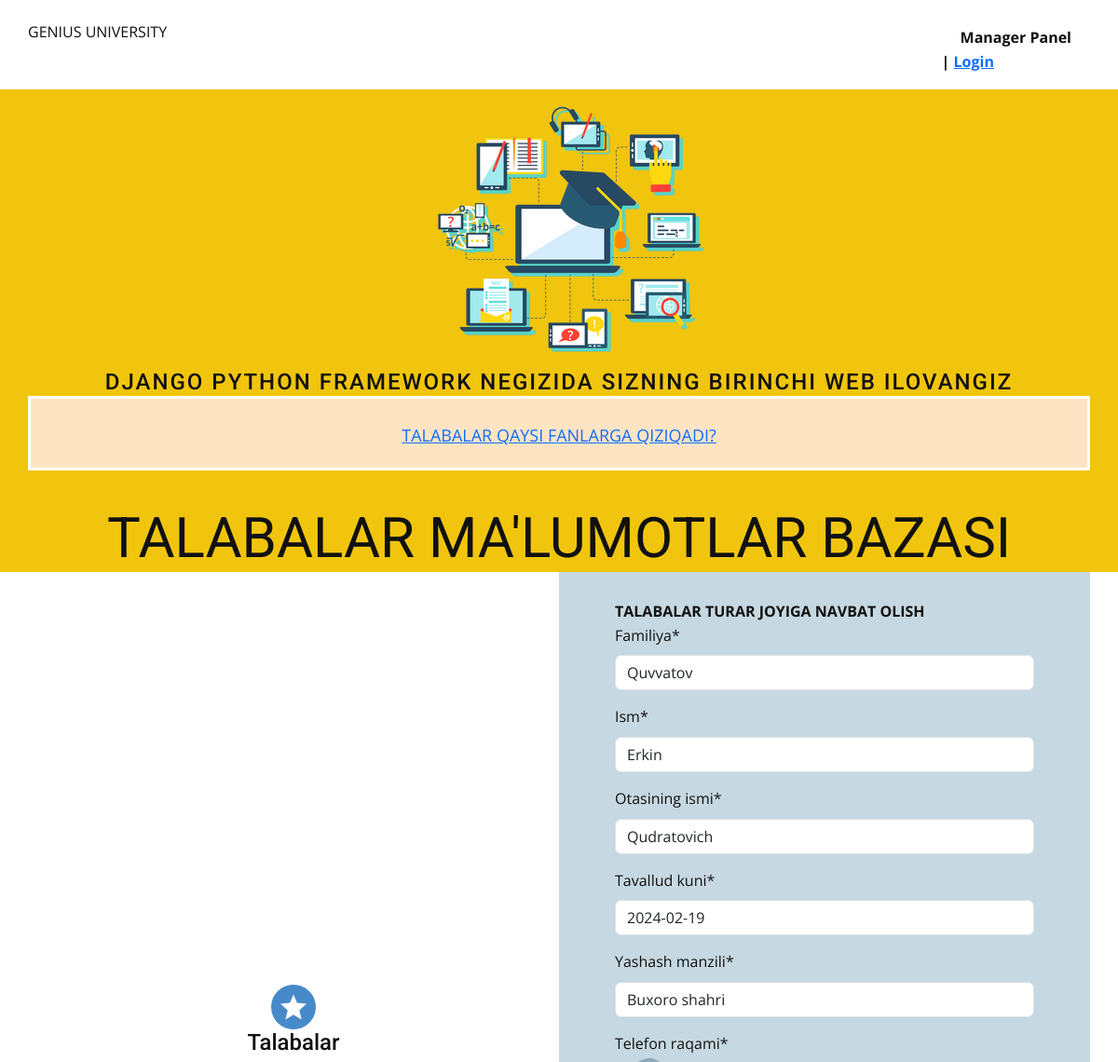
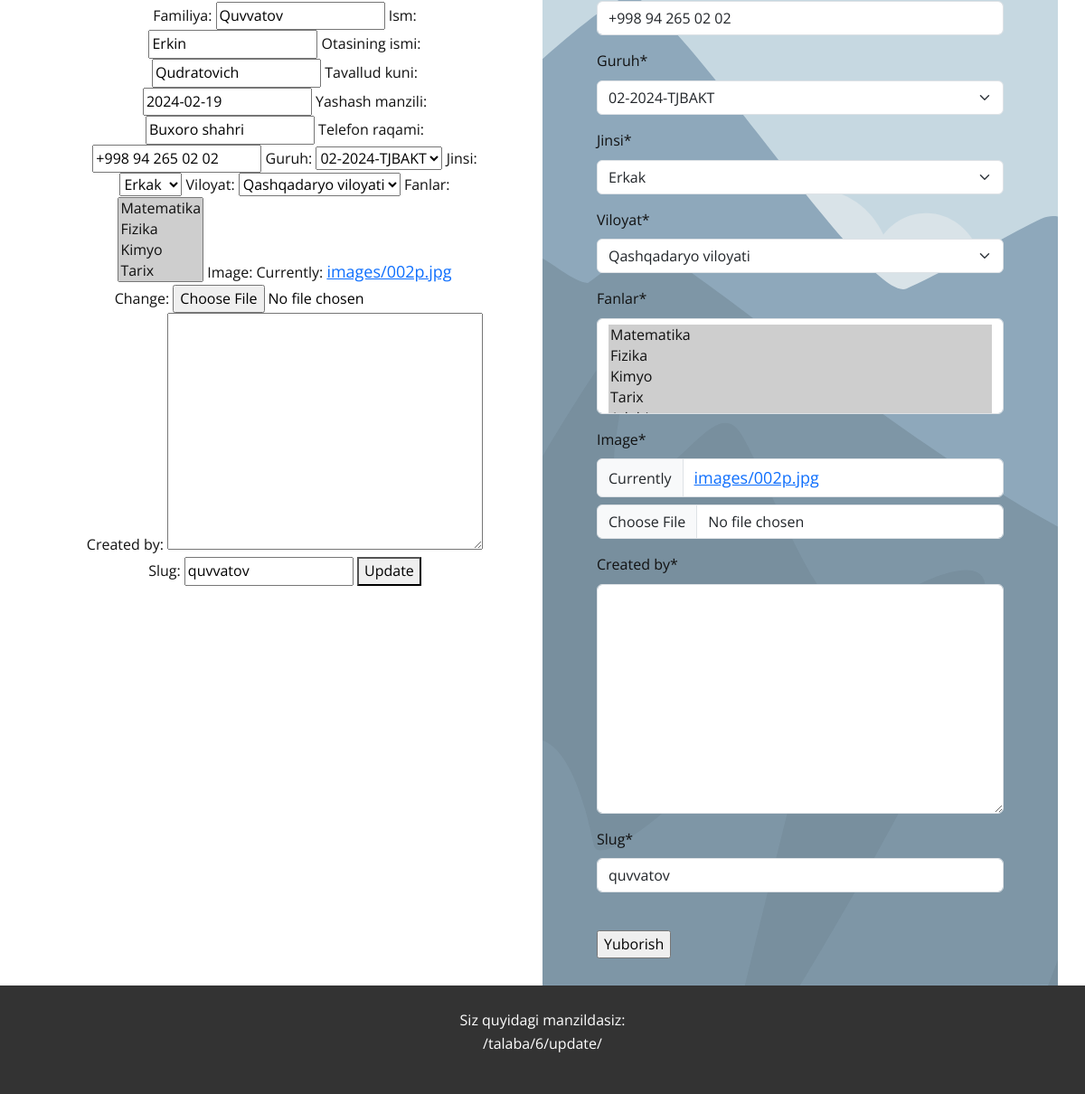
The page /talaba/6/update/ on the database its author committed (2 pictures, top to bottom).
### student/models.py (models this page shows, shortened)
class Talaba(models.Model):
    familiya = models.CharField(max_length=50)
    ism = models.CharField(max_length=50)
    otasining_ismi = models.CharField(max_length=50)
    tavallud_kuni = models.DateField()
    yashash_manzili = models.CharField(max_length=200)
    telefon_raqami = models.CharField(max_length=100)
    guruh = models.ForeignKey('Guruh', on_delete=models.DO_NOTHING, db_column='guruh', related_name='talabalar')
    jinsi = models.ForeignKey('Jinsi', on_delete=models.DO_NOTHING, db_column='jinsi', related_name='talabalar')
    viloyat = models.ForeignKey('Viloyatlar', on_delete=models.DO_NOTHING, db_column='viloyat', related_name='talabalar')
    fanlar = models.ManyToManyField('Fanlar')
    image = models.ImageField(upload_to='images')
    created_by = CurrentUserField()
    slug = models.SlugField()
    class Meta:
        managed = True
        db_table = 'talaba'
        ordering = ["familiya"]
        verbose_name = "Talaba"
        verbose_name_plural = "Talabalar"

### student/views.py (the view)
# urls.py: path('talaba/<int:pk>/update/', TalabaUpdateView.as_view(), name='your_model_update'),
class TalabaUpdateView(UpdateView):
    model = Talaba
    template_name = 'talabalist.html'
    fields = '__all__'
    success_url = reverse_lazy('index')

### student/models.py (called while the page is built)
    def __str__(self):
        return self.fanlar_nomi

    def __str__(self):
        return self.guruh_raqami

    def __str__(self):
        return self.jins

    def __str__(self):
        return self.viloyat_nomi

### student/templates/talabalist.html (shortened to what this page needs)
{% extends 'base.html' %}
{% block 'data' %}
<h4>Talabalar</h4>
<form method="post">
    {{ form }}
    <button type="submit">Update</button>
</form>
{% endblock %}
{% block 'footer' %}
</br> Siz quyidagi manzildasiz: </br>
      {{  request.path  }}</br>
{% endblock %}

### student/templates/base.html (shortened to what this page needs)
{% load static %}
{% load crispy_forms_tags %}
<!DOCTYPE html>
<html style="font-size: 16px;" lang="ru"><head>
    <link rel="stylesheet" href="{% static 'nicepage.css' %}" media="screen">
    <link rel="stylesheet" href="{% static 'main.css' %}" media="screen">
  <link rel="stylesheet" href="https://code.jquery.com/ui/1.13.2/themes/base/jquery-ui.css">
  <link href="https://cdn.jsdelivr.net/npm/bootstrap@5.3.3/dist/css/bootstrap.min.css" rel="stylesheet">
  <meta data-intl-tel-input-cdn-path="intlTelInput/"></head>
  <body data-home-page="https://website6161720.nicepage.io/Главная.html?version=b3ee80cb-ac63-7ad0-20cd-9604ff540ec7" data-home-page-title="Главная" data-path-to-root="./" data-include-products="false" class="u-body u-xl-mode" data-lang="ru"><header class="u-clearfix u-header u-header" id="sec-e7a5"><div class="u-clearfix u-sheet u-valign-middle u-sheet-1">
        <a href="/" class="u-image u-logo u-image-1">GENIUS UNIVERSITY</a>
        <nav class="u-menu u-menu-dropdown u-offcanvas u-menu-1">
          <div class="u-nav-container">
            <ul class="u-nav u-unstyled u-nav-1">
                <li class="u-nav-item"><strong><a class="u-button-style u-nav-link u-text-active-palette-1-base u-text-hover-palette-2-base" href="/manager" style="padding: 10px 20px;">Manager Panel</a> | <a href="{% url 'login' %}">Login</a>
                </strong>
</li>
</ul>
          </div>
        </nav>
      </div></header>
    <section class="u-align-center u-clearfix u-palette-3-base u-section-1" id="sec-db25">
      <div class="u-clearfix u-sheet u-valign-middle u-sheet-1"><img src="{% static 'default-logo.png' %}" width="300px" style="margin-left: 38%;"/>
        <h4 class="u-text u-text-default u-text-1">Django Python Framework negizida Sizning birinchi web ilovangiz</h4>
          <div style="padding-bottom:20px; border-style:solid; border-color: white; background-color: bisque"></br>
            <a href="/fanlar.jspx">TALABALAR QAYSI FANLARGA QIZIQADI?</a></div>
        <h3 class="u-custom-font u-font-abril-fatface u-text u-text-default u-text-2">TALABALAR MA'LUMOTLAR BAZASI
        </h3>
      </div>
    </section>
    <section class="u-clearfix u-section-2" id="sec-ed8f">
      <div class="u-clearfix u-sheet u-sheet-1">
        <div class="data-layout-selected u-clearfix u-expanded-width u-gutter-0 u-layout-wrap u-layout-wrap-1">
          <div class="u-layout">
            <div class="u-layout-row">
              <div class="u-align-center u-container-style u-layout-cell u-left-cell u-size-30 u-size-xs-60 u-white u-layout-cell-1" src="">
                <div class="u-container-layout u-valign-middle u-container-layout-1"><span class="u-icon u-icon-circle u-palette-1-base u-icon-1"><svg class="u-svg-link" preserveAspectRatio="xMidYMin slice" viewBox="0 0 32 32"><use xlink:href="#svg-9a68"></use></svg>
              </span>
                 {% block 'data' %}{% endblock %}
                </div>
              </div>
              <div class="u-container-style u-image u-layout-cell u-right-cell u-size-30 u-size-xs-60 u-image-1" src="" data-image-width="1080" data-image-height="1080">
                <div class="u-container-layout u-valign-middle u-container-layout-2" src="">
                    {% if form %}
                    <strong>TALABALAR TURAR JOYIGA NAVBAT OLISH</strong>
                    <form method="post">
                      {{ form|crispy }}</br>
                      <input type="submit" value="Yuborish">
                      </form>
                      {% endif %}
                </div>
              </div>
            </div>
          </div>
        </div>
      </div>
    </section>
    <footer class="u-align-center u-clearfix u-footer u-grey-80 u-footer" id="sec-bfb7">
      <div class="u-clearfix u-sheet u-sheet-1">
        {% block 'footer' %}{% endblock %}
      </div></footer>
    </body></html>

### student/static/main.css (style rules this page uses)
.u-section-1 { background-image: none; }
.u-section-1 .u-sheet-1 { min-height: 458px; }
.u-section-1 .u-text-1 { text-transform: uppercase; letter-spacing: 2px; margin: 0 auto; }
.u-section-1 .u-text-2 { font-size: 3.75rem; font-weight: 400; margin: 37px auto 0; }
.u-section-2 { min-height: 66px; }
.u-section-2 .u-sheet-1 { min-height: 655px; }
.u-section-2 .u-layout-wrap-1 { margin: 0 auto 0 0; }
.u-section-2 .u-layout-cell-1 { min-height: 655px; }
.u-section-2 .u-container-layout-1 { padding: 30px 60px; }
.u-section-2 .u-icon-1 { height: 48px; width: 48px; background-image: none; margin: 0 auto; padding: 10px; }
.u-section-2 .u-image-1 { min-height: 655px; background-position: 50% 50%; }
.u-section-2 .u-container-layout-2 { padding: 30px 60px; }

### rows shown on the page
Talaba: familiya "Quvvatov", ism "Erkin", otasining_ismi "Qudratovich", tavallud_kuni "2024-02-19", yashash_manzili "Buxoro shahri", telefon_raqami "+998 94 265 02 02", guruh "02-2024-TJBAKT", jinsi "Erkak", viloyat "Qashqadaryo viloyati", slug "quvvatov"

### other values the page prints
{{ request.path }} "/talaba/6/update/"
